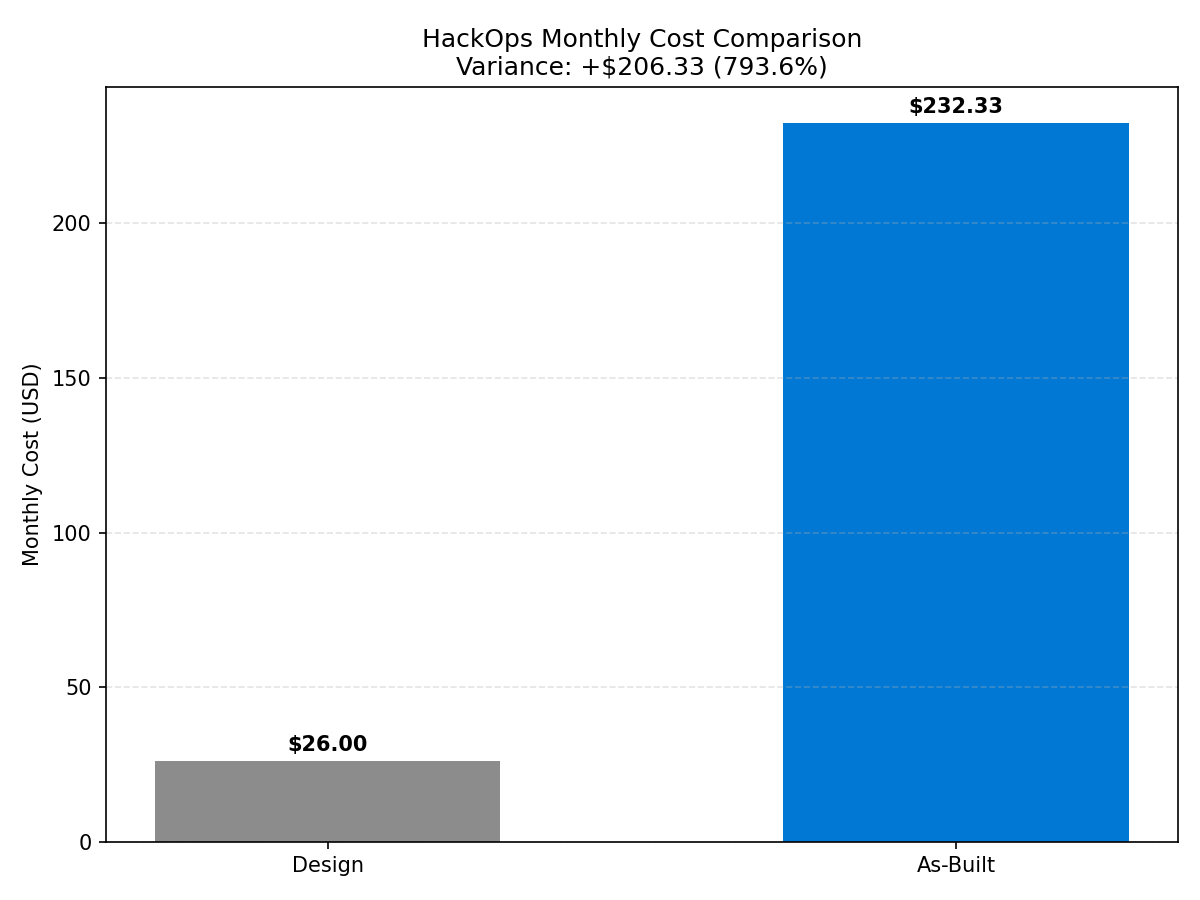

This chart was generated by the following Python code:
#!/usr/bin/env python3
"""Generate design vs as-built monthly cost comparison chart for hackops."""

import matplotlib.pyplot as plt

LABELS = ["Design", "As-Built"]
VALUES = [26.00, 232.33]
COLORS = ["#8c8c8c", "#0078d4"]


def main() -> None:
    fig, ax = plt.subplots(figsize=(8, 6))

    bars = ax.bar(LABELS, VALUES, color=COLORS, width=0.55)

    for bar, value in zip(bars, VALUES):
        ax.text(
            bar.get_x() + bar.get_width() / 2,
            value + 2,
            f"${value:.2f}",
            ha="center",
            va="bottom",
            fontsize=10,
            fontweight="bold",
        )

    variance = VALUES[1] - VALUES[0]
    percent = (variance / VALUES[0]) * 100 if VALUES[0] else 0

    ax.set_title(
        "HackOps Monthly Cost Comparison\n"
        f"Variance: +${variance:.2f} ({percent:.1f}%)"
    )
    ax.set_ylabel("Monthly Cost (USD)")
    ax.grid(True, axis="y", linestyle="--", alpha=0.35)

    plt.tight_layout()
    plt.savefig("07-ab-cost-comparison.png", dpi=150)


if __name__ == "__main__":
    main()
